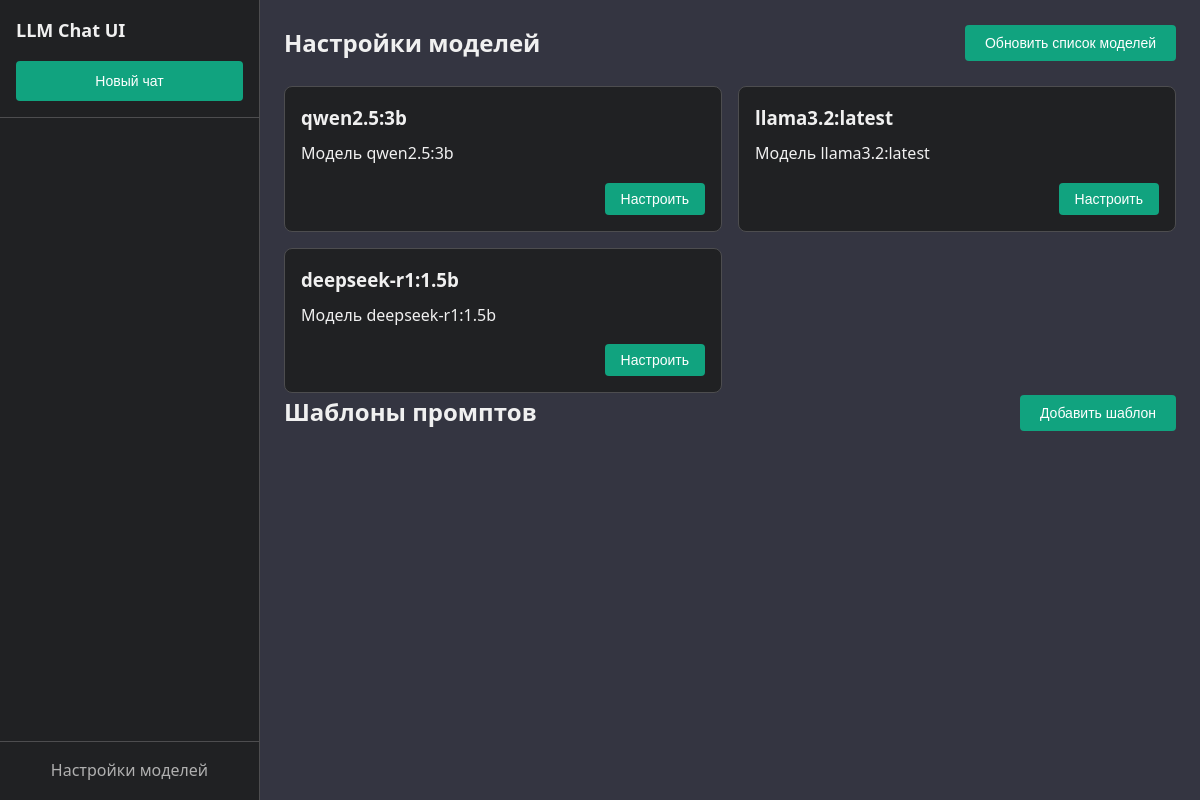
The app's page /models with its own data.
### app/models/models.py (models this page shows, shortened)
class ChatModel(Base):
    __tablename__ = "models"
    id = Column(Integer, primary_key=True, index=True)
    name = Column(String, unique=True, index=True)
    display_name = Column(String)
    description = Column(Text, nullable=True)

### app/routes/model_routes.py (the view)
@router.get("", response_class=HTMLResponse)
async def models_page(request: Request, db: AsyncSession = Depends(get_db)):
    models = await ChatModel.get_all(db)
    return templates.TemplateResponse(
        "models.html", {"request": request, "models": models}
    )

### app/templates/models.html (shortened to what this page needs)
{% extends "base.html" %}
{% block content %}
<div class="models-container">
    <div class="models-header">
        <h2>Настройки моделей</h2>
        <button id="refreshModelsBtn" class="refresh-btn">Обновить список моделей</button>
    </div>
    <div class="models-list">
        {% for model in models %}
        <div class="model-item" data-model-name="{{ model.name }}">
            <div class="model-info">
                <h3>{{ model.display_name }}</h3>
                <p>{{ model.description }}</p>
            </div>
            <div class="model-actions">
                <button class="edit-model-btn" data-model-name="{{ model.name }}">Настроить</button>
            </div>
        </div>
        {% endfor %}
    </div>
    <div class="prompts-section">
        <div class="prompts-header">
            <h2>Шаблоны промптов</h2>
            <button id="addPromptBtn" class="add-btn">Добавить шаблон</button>
        </div>
    </div>
</div>
{% endblock %}

### app/static/css/styles.css (style rules this page uses)
:root { --primary-color: #11a37f; --primary-hover: #0f8e6c; --secondary-color: #202123; --bg-color: #343541; --sidebar-bg: #202123; --message-bg: #444654; --user-message-bg: #343541; --text-color: #f0f0f0; --text-secondary: #b0b0b0; --border-color: #4d4d4f; }
* { margin: 0; padding: 0; box-sizing: border-box; }
body { font-family: 'Segoe UI', Tahoma, Geneva, Verdana, sans-serif; background-color: var(--bg-color); color: var(--text-color); line-height: 1.6; }
.save-btn, .add-btn, .refresh-btn { background-color: var(--primary-color); color: white; border: none; padding: 10px 20px; border-radius: 4px; cursor: pointer; font-size: 14px; transition: background-color 0.2s; }
.models-container { padding: 24px; }
.models-header, .prompts-header { display: flex; justify-content: space-between; align-items: center; margin-bottom: 24px; }
.models-list, .prompts-list { display: grid; grid-template-columns: repeat(auto-fill, minmax(300px, 1fr)); gap: 16px; }
.model-item, .prompt-item { background-color: var(--sidebar-bg); border-radius: 8px; padding: 16px; border: 1px solid var(--border-color); }
.model-info, .prompt-info { margin-bottom: 16px; }
.model-info h3, .prompt-info h3 { margin-bottom: 8px; }
.model-actions, .prompt-actions { display: flex; justify-content: flex-end; }
.edit-model-btn, .edit-prompt-btn { background-color: var(--primary-color); color: white; border: none; padding: 8px 16px; border-radius: 4px; cursor: pointer; font-size: 14px; transition: background-color 0.2s; }

### records on screen
ChatModel: display_name "qwen2.5:3b", description "Модель qwen2.5:3b"
ChatModel: display_name "llama3.2:latest", description "Модель llama3.2:latest"
ChatModel: display_name "deepseek-r1:1.5b", description "Модель deepseek-r1:1.5b"
